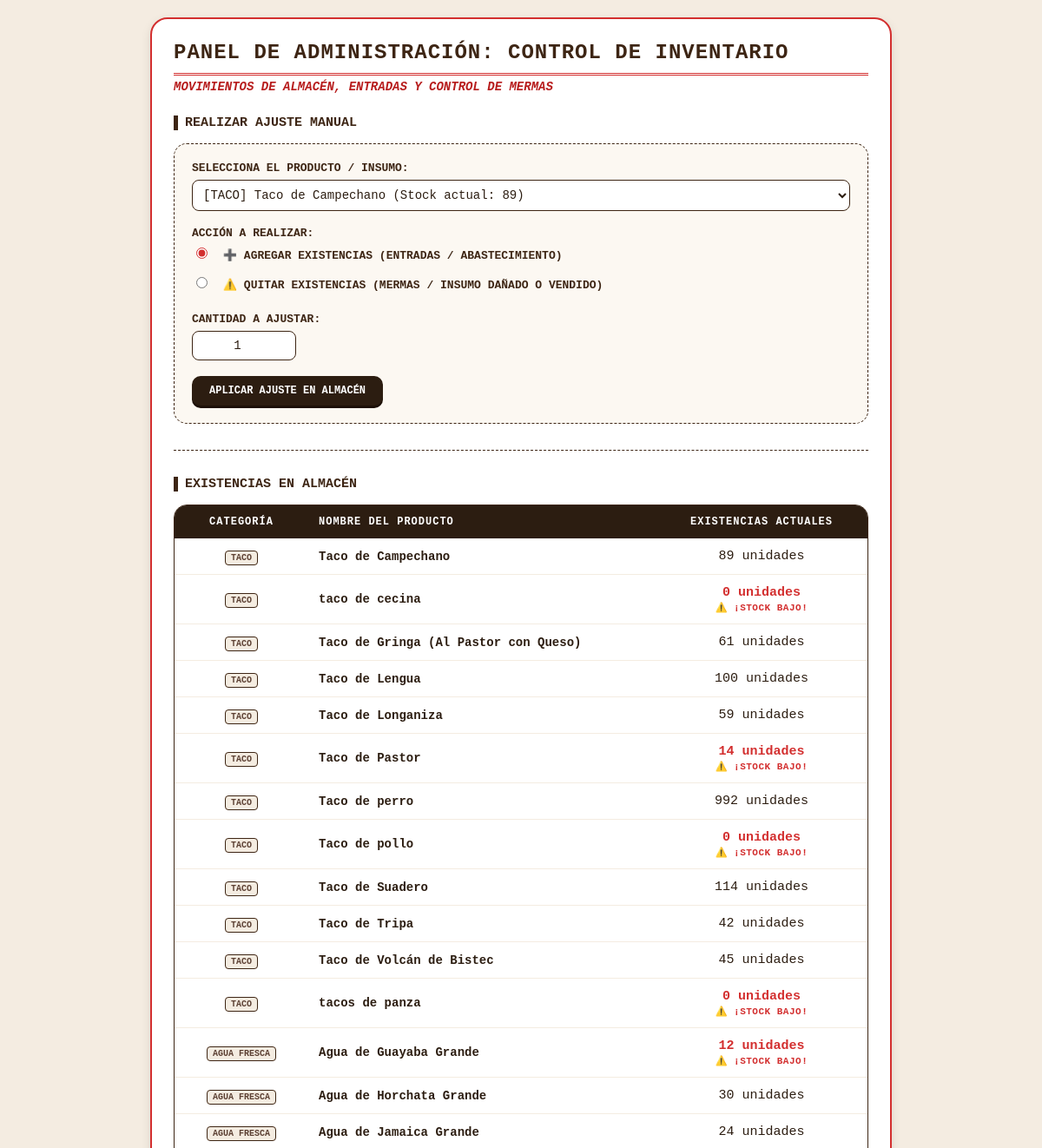
The page /gestionar_inventario.php (signed in, upper part) on the database as committed earlier.
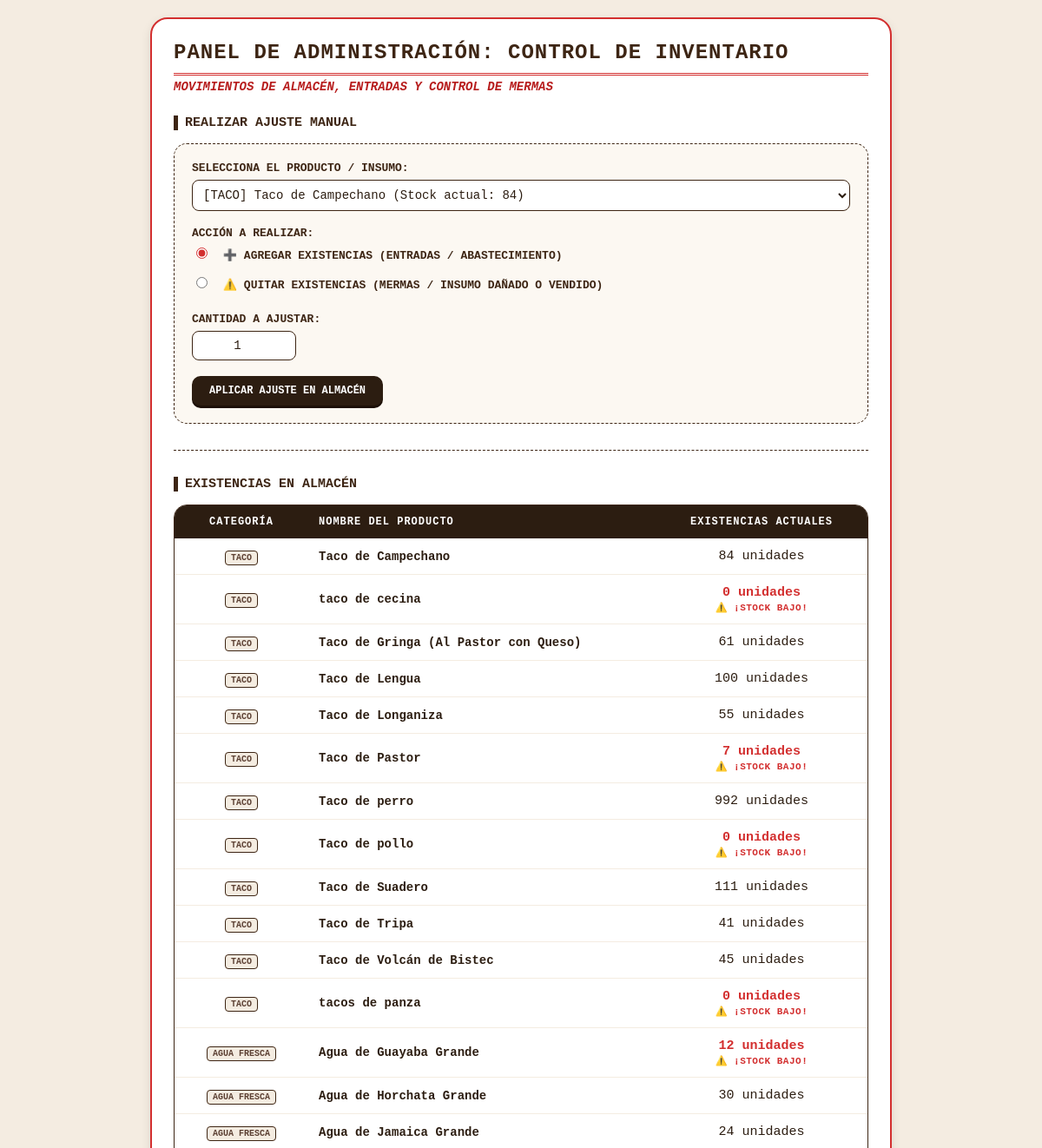
The same page on the database as committed later.
### tables this page shows
CREATE TABLE `productos` (
  `id` int(11) NOT NULL,
  `nombre` varchar(100) NOT NULL,
  `categoria` enum('taco','agua fresca','refresco','postre') NOT NULL,
  `precio` decimal(6,2) NOT NULL,
  `existencias` int(11) NOT NULL DEFAULT 0
);

### gestionar_inventario.php (the view, shortened to what this page needs)
<?php
$servidor   = "localhost";
$usuario_db = "root";
$pass_db    = "";
$base_datos = "taqueria_novillero";
$conexion = new mysqli($servidor, $usuario_db, $pass_db, $base_datos);
$resultado_productos = $conexion->query("SELECT id, nombre, categoria, existencias FROM productos ORDER BY categoria, nombre");
?>
<!DOCTYPE html>
<html lang="es">
<head>
</head>
<body>
    <div class="container">
        <h2>Panel de Administración: Control de Inventario</h2>
        <p class="sub-titulo">MOVIMIENTOS DE ALMACÉN, ENTRADAS Y CONTROL DE MERMAS</p>
        <h3>Realizar Ajuste Manual</h3>
        <form action="gestionar_inventario.php" method="POST" class="form-ajuste">
            <div class="form-group">
                <label>Selecciona el Producto / Insumo:</label>
                <select name="id_producto" required>
                    <?php
                    $resultado_productos->data_seek(0);
                    while ($row = $resultado_productos->fetch_assoc()):
                    ?>
                        <option value="<?php echo $row['id']; ?>">
                            [<?php echo strtoupper($row['categoria']); ?>] <?php echo htmlspecialchars($row['nombre']); ?> (Stock actual: <?php echo $row['existencias']; ?>)
                        </option>
                    <?php endwhile; ?>
                </select>
            </div>
            <div class="form-group">
                <label>Acción a realizar:</label>
                <div class="radio-group">
                    <label class="radio-option">
                        <input type="radio" name="accion" value="sumar" checked>
                        ➕ Agregar existencias (Entradas / Abastecimiento)
                    </label>
                    <label class="radio-option">
                        <input type="radio" name="accion" value="restar">
                        ⚠️ Quitar existencias (Mermas / Insumo dañado o vendido)
                    </label>
                </div>
            </div>
            <div class="form-group">
                <label>Cantidad a ajustar:</label>
                <input type="number" name="cantidad" min="1" value="1" required>
            </div>
            <button type="submit" name="ajustar_stock" class="btn-aplicar">Aplicar Ajuste en Almacén</button>
        </form>
        <hr style="border: 0; border-top: 1px dashed #3d2514; margin: 30px 0;">
        <h3>Existencias en Almacén</h3>
        <table>
            <thead>
                <tr>
                    <th style="text-align: center; width: 130px;">Categoría</th>
                    <th style="text-align: left;">Nombre del Producto</th>
                    <th style="text-align: center; width: 220px;">Existencias Actuales</th>
                </tr>
            </thead>
            <tbody>
                <?php
                $resultado_productos->data_seek(0);
                if ($resultado_productos && $resultado_productos->num_rows > 0):
                ?>
                    <?php while ($prod = $resultado_productos->fetch_assoc()):
                        $es_bajo = ($prod['existencias'] < 15);
                    ?>
                        <tr>
                            <td style="text-align: center;">
                                <span class="cat-tag"><?php echo strtoupper($prod['categoria']); ?></span>
                            </td>
                            <td><strong><?php echo htmlspecialchars($prod['nombre']); ?></strong></td>
                            <td style="text-align: center; font-size: 15px;" class="<?php echo $es_bajo ? 'stock-critico' : ''; ?>">
                                <?php echo $prod['existencias']; ?> unidades
                                <?php if ($es_bajo): ?>
                                    <span style="display:block; font-size: 11px; letter-spacing: 0.5px; font-weight: bold; text-transform: uppercase; margin-top: 2px;">⚠️ ¡STOCK BAJO!</span>
                                <?php endif; ?>
                            </td>
                        </tr>
                    <?php endwhile; ?>
                <?php else: ?>
                    <tr>
                        <td colspan="3" style="text-align: center; font-style: italic; padding: 20px;">No hay productos registrados en el inventario.</td>
                    </tr>
                <?php endif; ?>
            </tbody>
        </table>
    </div>
</body>
</html>

Rows that differ between the two databases and show on the page:
changed productos "Taco de Campechano": existencias "89" → "84"
changed productos "Taco de Longaniza": existencias "59" → "55"
changed productos "Taco de Pastor": existencias "14" → "7"
changed productos "Taco de Suadero": existencias "114" → "111"
changed productos "Taco de Tripa": existencias "42" → "41"
Other text that changed with them:
form field id_producto: "[TACO] Taco de Campechano (Stock actual: 89)" → "[TACO] Taco de Campechano (Stock actual: 84)"
